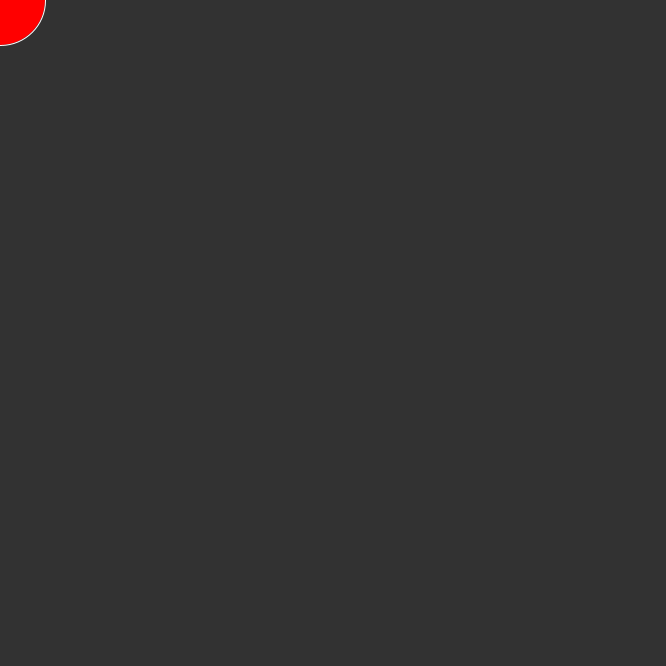
Frame 1 (no input)
Frame 60 (the mouse pressed at the canvas centre just before this capture): identical to frame 1, image omitted
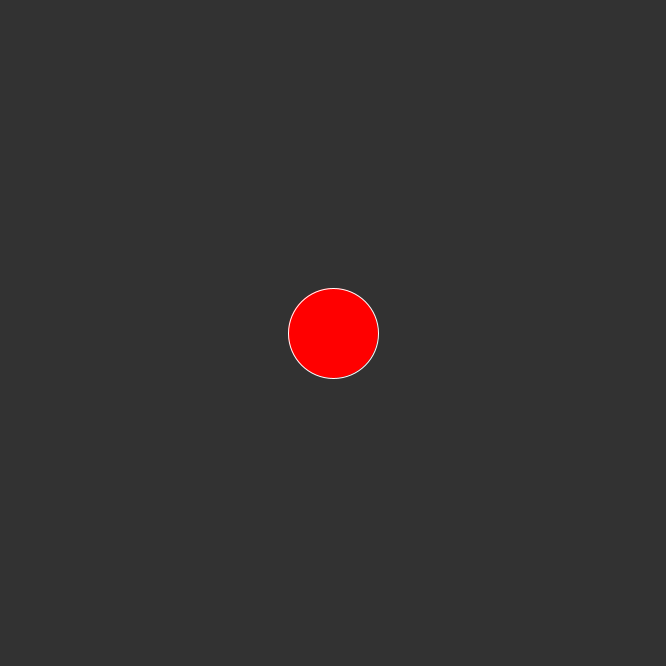
Frame 120 (the mouse held since frame 60 and released just before this capture)

The Processing sketch that drew these frames (run headless with seeded random() and noise(); from frame 60 on, the mouse is pressed at the canvas centre):

// Processing sketch: simple_sketch
// ── simple_sketch.pde
void setup(){
  size(666, 666);
}

void draw(){
  background(50);
  fill(255, 0, 0);
  stroke(255);
  ellipse(mouseX, mouseY, 90, 90);
}
